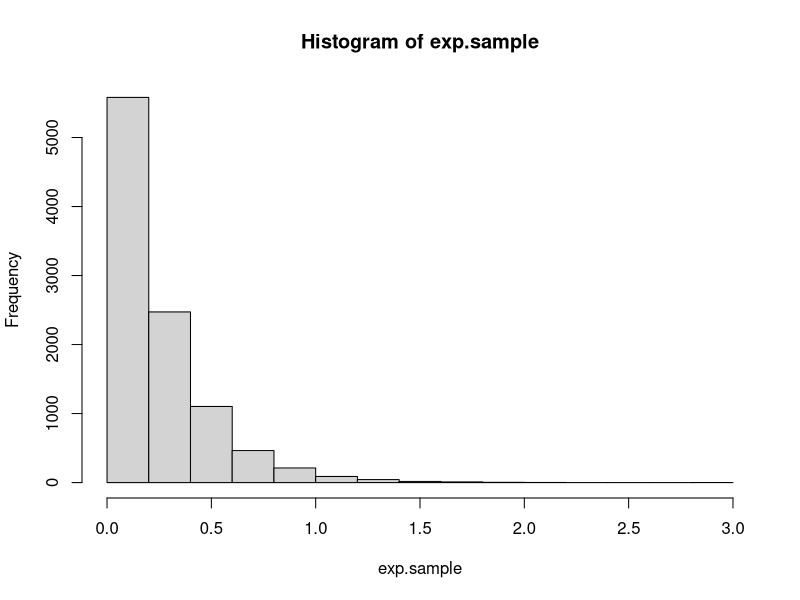
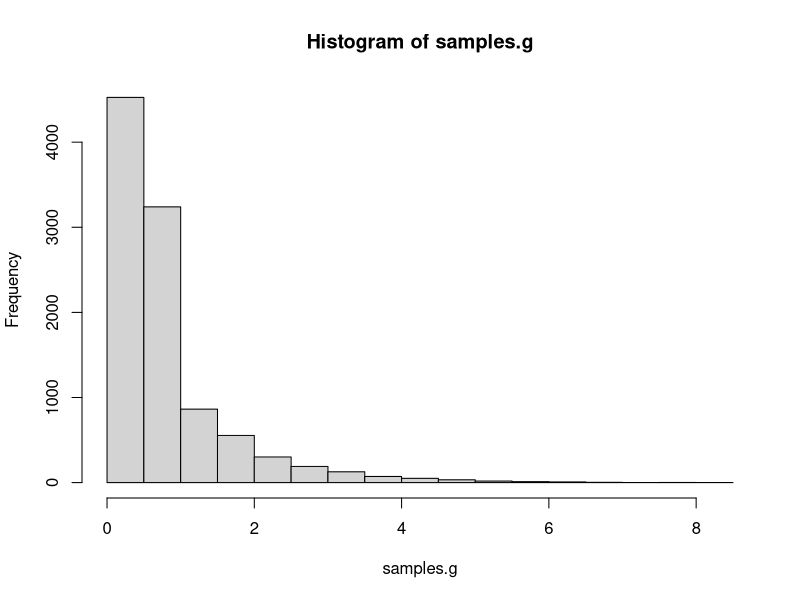
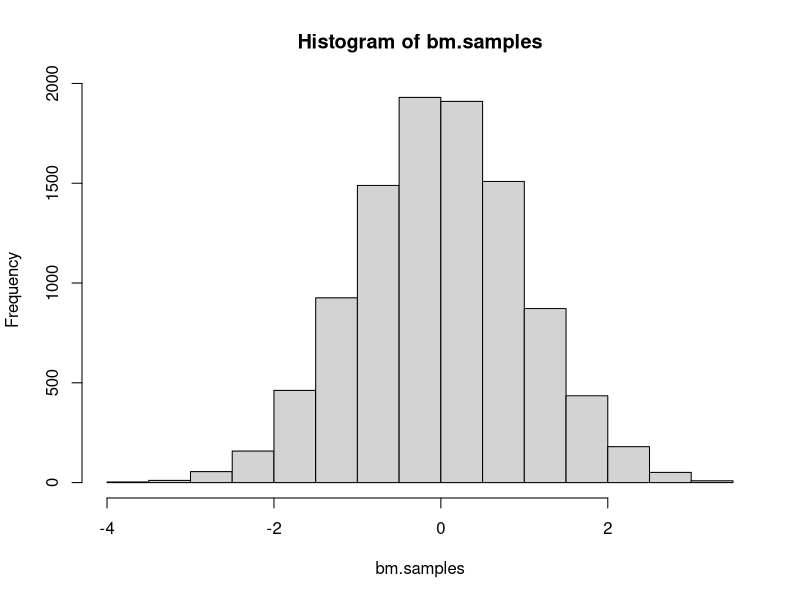
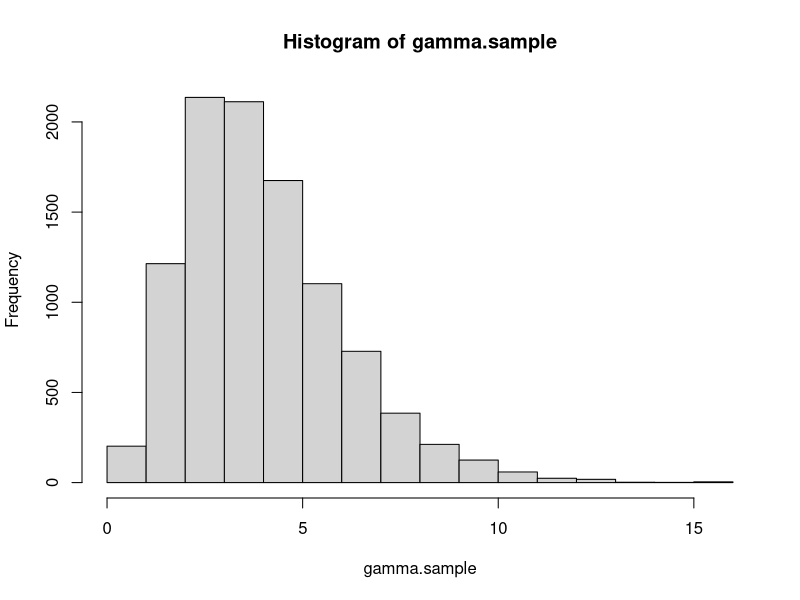
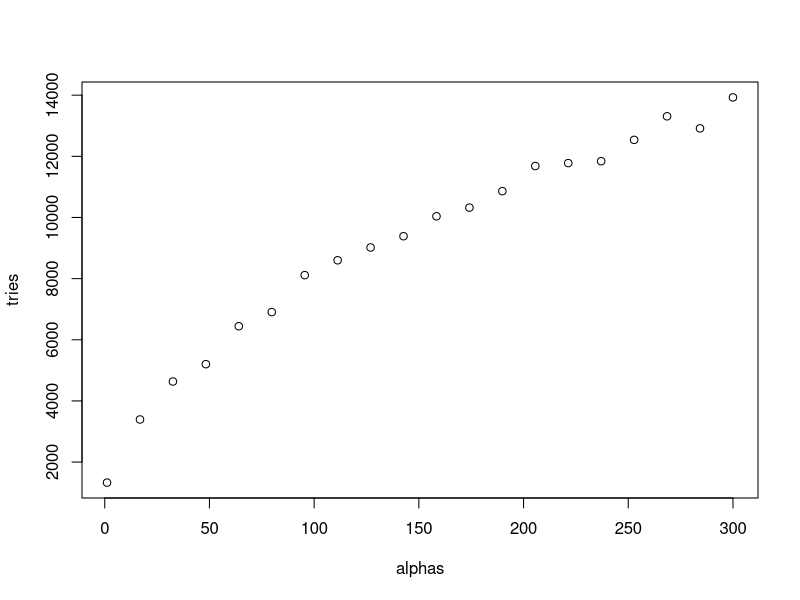
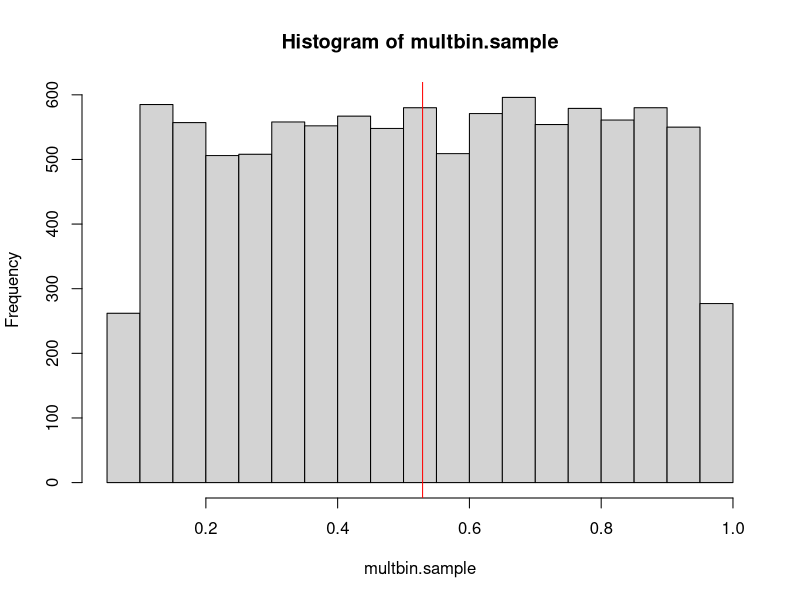

R code for these plots, in order:
## ---- chunk 1
knitr::opts_chunk$set(echo = TRUE)
## ---- chunk 2
# Function to sample n times from exponential distribution
samples_exp = function(rate, n){
  u = runif(n)          # Sample from unif(0,1) distribution
  x = - log(u) / rate   # Compute values using inverse cdf
  return(x)             # Vector of n samples
}

# Function to print mean and variance
print.mean.var = function(n, m.emp, m.th, v.emp, v.th) {
  cat('Number of samples:', n)
  cat('\n\nEmpirical mean:', m.emp)
  cat('\nTheoretical mean:', m.th)
  cat('\n\nEmpirical variance:', v.emp)
  cat('\nTheoretical variance:', v.th)
}

# Check function
rate = 4                                        # Set rate parameter
n = 10000                                       # Number of samples
exp.sample = samples_exp(rate, n)               # Sample
hist(exp.sample)                                # Histogram of sample

mean.emp.exp = mean(exp.sample)                 # Empirical mean
mean.th.exp = 1 / rate                          # Theoretical mean

var.emp.exp = var(exp.sample)                   # Empirical variance
var.th.exp = 1 / rate^2                         # Theoretical variance

print.mean.var(n, mean.emp.exp, mean.th.exp, var.emp.exp, var.th.exp)  # Print values
## ---- chunk 3
# Function to sample from g using inverse cdf
samples_g = function(alpha, n) {
  c = alpha * exp(1) / (alpha + exp(1))   # Normalizing constant
  u = runif(n)                            # Sample from unif(0,1) distribution
  vec = rep(0, n)                         # Vector to store the generated samples
  for(i in 1:length(u)){
    if(u[i]<= c/alpha) {vec[i] = (alpha * u[i] / c)^(1 / alpha)}  # Use case 1 in inverse cdf to generate sample
    else {vec[i] = -log(1/alpha + exp(-1) - u[i]/c)}              # Use case 2 in inverse cdf to generate sample
  }
  return(vec)
}

# Check function
alpha = 0.8                               # Set parameter
c = alpha * exp(1) / (alpha + exp(1))     # Normalizing constant
n = 10000                                 # Number of samples
samples.g = samples_g(alpha, n)           # Sampling from g
hist(samples.g)                           # Histogram of samples

mean.emp.g = mean(samples.g)                      # Empirical mean
mean.theo.g = c * (1/(alpha+1) + 2*exp(-1))       # Theoretical mean

var.emp.g = var(samples.g)                                  # Empirical variance
var.theo.g = c * (1/(alpha+2) + 5*exp(-1)) - mean.theo.g^2  # Theoretical variance

print.mean.var(n, mean.emp.g, mean.theo.g, var.emp.g, var.theo.g)   # Print values
## ---- chunk 4
# Function to generate n samples from N(0,1) using Box Muller
boxmuller = function(n) {
  # Sample from unif(0,1)
  u1 = runif(n)
  u2 = runif(n)
  # Polar coordinates
  r = sqrt(-2*log(u1))
  theta = 2*pi*u2
  #Cartesian coordinate(s)
  x = r*cos(theta)          # Vector of n independent samples
  #y = r*sin(theta)
  return(x)
}

# Check function
n = 10000                       # Number of samples
bm.samples = boxmuller(n)       # Sampling from N(0,1)
hist(bm.samples)                # Histogram of samples

mean_bm = mean(bm.samples)      # Empirical mean
var_bm = var(bm.samples)        # Empirical variance

print.mean.var(n, mean_bm, 0, var_bm, 1)  # Print values
## ---- chunk 5
# Function to generate a realization from d-variate normal distribution
mult_normal = function(d, mu, sigma) {
  # mu is vector of means, must have length d
  # sigma is covariance matrix, must have dimension dxd
  x = boxmuller(d)    # d N(0,1) distributed variables
  A = t(chol(sigma))  # Cholesky decomposition of covariance matrix (lower triangular)
  y = mu + A %*% x    # d-variate N(mu, sigma)
  return(y)
}


# Check function

# vector of means and covariance matrix
mu = c(1,2)         
sigma = cbind(c(1,0.5),c(0.5,1))

# Estimate mean and empirical variance
n = 10000                     # Number of realizations
mu_est = rep(0,length(mu))    
multnor.sample = matrix(NA, n, length(mu))
for(i in 1:n) {
  multnor = mult_normal(length(mu),mu,sigma)
  mu_est = mu_est + multnor
  multnor.sample[i,] = multnor
  }
mu_est = mu_est / n               # Estimated mean vector

sigma_est = var(multnor.sample)   # Estimated covariance matrix

# Printing
cat('True mean:', mu)
cat('\nEstimated mean:', mu_est)
cat('\n\nTrue covariance matrix:\n')
sigma
cat('\nEstimated covariance matrix:\n')
sigma_est
## ---- chunk 6
# Function to calculate the acceptance probability
accprob = function(x, alpha) {
  if(x<1) {return(exp(-x))}
  else if(x>=1) {return(x^(alpha-1))}
}

# Function to generate n samples from f
gamma_rejsamp = function(n, alpha) {
  vec = rep(0, n)             # Vector for storing the accepted samples
  i = 1
  while(i<=n) {
    x = samples_g(alpha, 1)   # Sample from proposal density
    u = runif(1)              # Sample from unif(0,1)
    a = accprob(x, alpha)     # Calculate acceptance probability
    if(u<=a) {                # Accept x as a sample
      vec[i] = x              # Store x
      i = i + 1
      }
  }
  return(vec)
}

# Check function
alpha = 0.5     # Set parameter
n = 10000       # Number of samples
gamma.sample = gamma_rejsamp(n, alpha)    # Generate samples

mean.emp = mean(gamma.sample)   # Empirical mean
mean.theo = alpha               # Theoretical mean

var.emp = var(gamma.sample)     # Empirical variance
var.theo = alpha                # Theoretical variance

print.mean.var(n, mean.emp, mean.theo, var.emp, var.theo)   # Printing values
## ---- chunk 7
# Function to generate n samples from ln(unif(0,ab))
inv.cdf.sampling = function(n, ab) {
  u = runif(n)    # Sample from unif(0,1)
  x = log(ab*u)   # Using inverse cdf
  return(x)
}

# Function to generate n samples from f
# alpha > 1
samples.f = function(n, alpha) {
  vec = rep(0,n)                        # Vector for storing the samples
  i = 1                                 # Count index in vec
  a = ((alpha-1)/exp(1))^((alpha-1)/2)  # Value of a
  b = ((alpha+1)/exp(1))^((alpha+1)/2)  # Value of b_+
  tries = 0                             # Count number of tries to generate n realizations
  while(i<=n) {
    z1 = inv.cdf.sampling(1,a)          # Sample from ln(unif(0,a))
    z2 = inv.cdf.sampling(1,b)          # Sample from ln(unif(b_-,b_+))
    diff = z2 - z1
    limit = ((alpha-1)*diff - exp(diff)) / 2  # Calculate upper limit for z1 in C_f
    if(z1 <= limit) {                   # Accept the sample
      vec[i] = exp(diff)                # Store ratio of uniforms
      i = i + 1
    }
    tries = tries + 1
  }
  return(c(tries,vec))                  # Return number of tries and vector of samples
}

# Check function
alpha = 4       # Set parameter
n = 10000       # Number of samples
gamma.sample = samples.f(n,alpha)[-1]   # Generate samples
hist(gamma.sample)                      # Histogram of samples

mean.emp = mean(gamma.sample)           # Empirical mean
mean.theo = alpha                       # Theoretical mean

var.emp = var(gamma.sample)             # Empirical variance
var.theo = alpha                        # Theoretical variance

print.mean.var(n, mean.emp, mean.theo, var.emp, var.theo) # Printing values

# Number of tries for different alphas
#alphas = seq(1.1,2000,length.out = 20)
n = 1000                                # Number of samples to generate
alphas = seq(1.1,300,length.out = 20)   # Values for alpha  
tries = rep(0,length(alphas))           # Vector to store number of tries to generate n samples for different alphas
for(i in 1:length(alphas)) {
  s = samples.f(1000,alphas[i])
  tries[i] = s[1]
}
plot(alphas,tries)                      # Plot of alpha vs number of tries
## ---- chunk 8
# Function to generate n samples from gamma distribution
gamma = function(n, alpha, beta) {
  if(alpha<1) {return(gamma_rejsamp(n,alpha) / beta)}       # alpha<1, beta is an inverse scale parameter
  else if(alpha>1) {return(samples.f(n,alpha)[-1] / beta)}  # alpha>1, beta is an inverse scale parameter
  else {return(samples_exp(beta,n))}                        # alpha=1, exponential distribution with rate beta
}

# Test function

# Function to generate samples and print values
test.gam = function(n, alpha, beta) {
  gam.samp = gamma(n, alpha, beta)
  mean.emp = mean(gam.samp)
  mean.theo = alpha / beta
  var.emp = var(gam.samp)
  var.theo = alpha / beta^2
  cat('alpha=',alpha,'\nbeta=',beta,'\n')
  print.mean.var(n, mean.emp, mean.theo, var.emp, var.theo)
  cat('\n\n\n')
}

# Set parameters
n = 10000
alpha = c(0.5, 1, 10)
beta = 2

test.gam(n, alpha[1], beta)
test.gam(n, alpha[2], beta)
test.gam(n, alpha[3], beta)

## ---- chunk 9
#Function for generating one Diriclet distributed variable with parameter alpha:
dirichlet <- function(alphas){
  zs = rep(0,length(alphas))
  for (k in 1:length(alphas)){
    zs[k] <- gamma(1,alphas[k],1)
  }
  return(zs/sum(zs))
}

#Testing
K = 3
alphas <- runif(K,0.1,5.0)
mean.theo <- alphas/sum(alphas)
dirichlet.samples <- rep(0,K)
for (i in 1:30){dirichlet.samples = dirichlet.samples + dirichlet(alphas)}
dirichlet.samples = dirichlet.samples/30
mean.theo
dirichlet.samples

## ---- chunk 10
ln.accprob = function(x) {
  lnc = (15 + sqrt(53809)) / 394
  return(125*log(2+x) + 38*log(1-x) + 34*log(x) - lnc)
}

multbinom = function(n) {
  vec = rep(0,n)
  i = 1
  while(i<=n) {
    theta = runif(1)
    lnu = log(runif(1))
    lna = ln.accprob(theta)
    if(lnu<=lna) {
      vec[i] = theta
      i = i + 1
      }
  }
  return(vec)
}

# Test 
multbin.sample = multbinom(10000)
multbin.mean.MC <- mean(multbin.sample)

hist(multbin.sample)
abline(v = multbin.mean.MC, col="red")

mean(multbin.sample)
var(multbin.sample)
# evt regne ut teoretiske verdier? 
## ---- chunk 11
multbin.prior <- function(x){
  return((2+x)^125*(1-x)^38*x^34)
}

multbin.integrand <- function(x){
  c <- integrate(multbin.prior,0,1)
  return((1/(c$value))*x*(2+x)^125*(1-x)^38*x^34)
}

multbin.mean.exact <- integrate(multbin.integrand,0,1)
multbin.mean.exact
